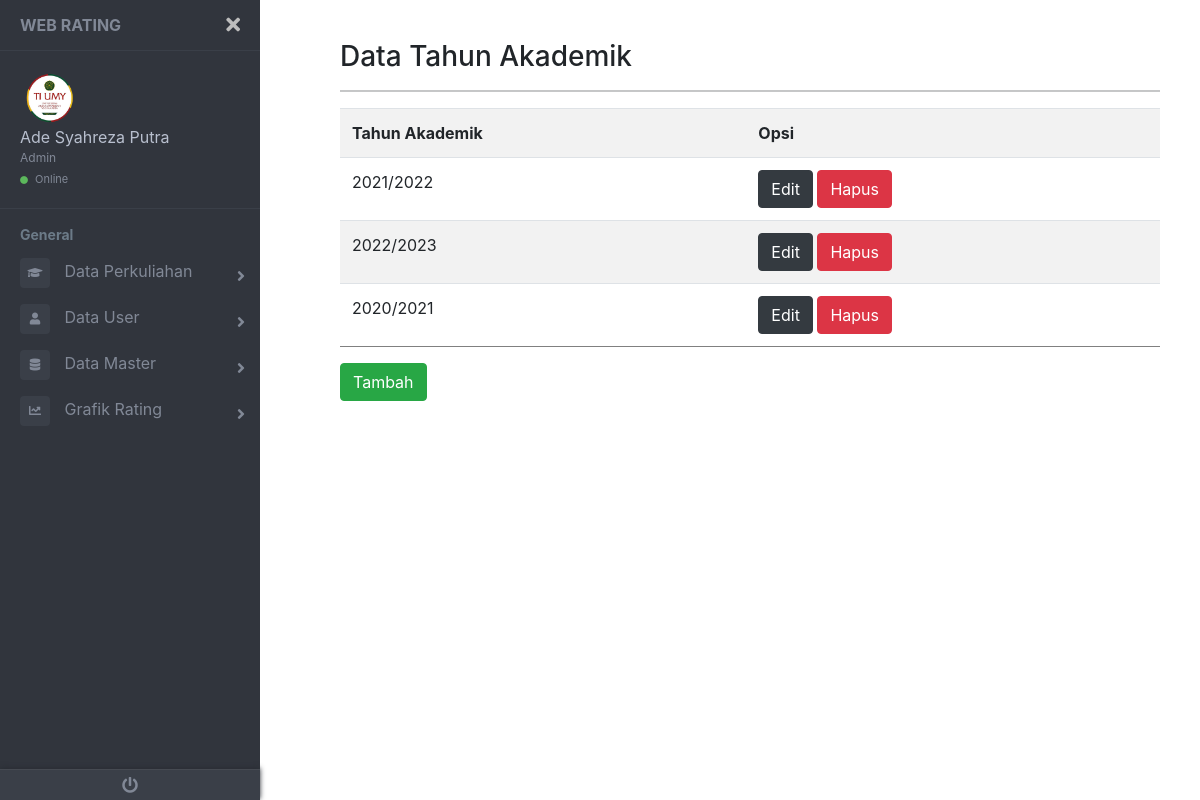
The page /admin/thnakademik/index.php (signed in) on the database its author committed.
### tables this page shows
CREATE TABLE `user` (
  `id` int(11) NOT NULL,
  `nik_nim` varchar(50) NOT NULL,
  `username` varchar(200) NOT NULL,
  `nama` varchar(200) NOT NULL,
  `password` varchar(100) NOT NULL,
  `level` varchar(200) NOT NULL
);

CREATE TABLE `tahunakademik` (
  `id` int(11) NOT NULL,
  `thn` varchar(100) NOT NULL
);

### admin/thnakademik/index.php (the view, shortened to what this page needs)
<!DOCTYPE html>
<html lang="en">
<head>
    <link rel="stylesheet" href="../../asset/css/bootstrap.css">
    <link rel="stylesheet" href="../../asset/css/sidebar.css">
    <link href="//maxcdn.bootstrapcdn.com/bootstrap/4.0.0/css/bootstrap.min.css" rel="stylesheet" id="bootstrap-css">
    <link href="https://use.fontawesome.com/releases/v5.0.6/css/all.css" rel="stylesheet">
    <link href="https://maxcdn.bootstrapcdn.com/bootstrap/4.0.0/css/bootstrap.min.css" rel="stylesheet">
</head>
<body>
    <div class="page-wrapper chiller-theme toggled">
        <nav id="sidebar" class="sidebar-wrapper">
            <div class="sidebar-content">
                <div class="sidebar-brand">
                    <a href="../index.php">Web Rating</a>
                    <div id="close-sidebar">
                        <i class="fas fa-times"></i>
                    </div>
                </div>
                <div class="sidebar-header">
                    <div class="user-pic">
                        <img class="img-responsive img-rounded" src="../../asset/images/logo1.png" alt="User Picture">
                    </div>
                    <div class="user-info">
                        <span class="user-name">
                            <?php
                            include "../../get_profile.php";
                            ?>
                        </span>
                        <span class="user-role">Admin</span>
                        <span class="user-status">
                            <i class="fa fa-circle"></i>
                            <span>Online</span>
                        </span>
                    </div>
                </div>
                <div class="sidebar-menu">
                    <ul>
                        <li class="header-menu">
                            <span>General</span>
                        </li>
                        <li class="sidebar-dropdown">
                            <a href="#">
                                <i class="fa fa-graduation-cap"></i>
                                <span>Data Perkuliahan</span>
                            </a>
                        </li>
                        <li class=sidebar-dropdown>
                            <a href="#">
                                <i class="fa fa-user"></i>
                                <span>Data User</span>
                            </a>
                        </li>
                        <li class="sidebar-dropdown">
                                <a href="#">
                                    <i class="fas fa-database"></i>
                                    <span>Data Master</span>
                                </a>
                            </li>
                        <li class="sidebar-dropdown">
                            <a href="#">
                                <i class="fa fa-chart-line"></i>
                                <span>Grafik Rating</span>
                            </a>
                        </li>
                    </ul>
                </div>
            </div>
            <div class="sidebar-footer">
                <a href="../../aut/logout.php">
                    <i class="fa fa-power-off"></i>
                </a>
            </div>
        </nav>
        <main class="page-content">
            <div class="container-fluid">
                <h3>Data Tahun Akademik</h3>
                <hr>
                <div class="table table-striped">
                    <table style="width:100%">
                        <tr>
                            <th>Tahun Akademik</th>
                            <th>Opsi</th>
                        </tr>
                        <?php
                        include "../../koneksi.php";
                        $sql = $pdo->prepare("select * from tahunakademik");
                        $sql->execute();
                        while($data = $sql->fetch()){
                            ?>
                            <tr>
                                <td><?php echo $data['thn']; ?></td>
                                <td>
                                    <a type="button" class="btn btn-dark" href="aksi_edit.php?id=<?php echo $data['id']; ?>">Edit</a>
                                    <a type="button" class="btn btn-danger" href="hapus.php?id=<?php echo $data['id']; ?>" onClick="return confirm('ingin menghapus data?')">Hapus</a>
                                </td>
                            </tr>
                            <?php } ?>
                    </table>
                </div>
                <form action="" method="post" enctype="multipart/form-data">
                    <a type="submit" class="btn btn-success" href="tambah.php">Tambah</a>
                </form>
            </div>
        </main>
    </div>
</body>
</html>

### get_profile.php
<?php
include "koneksi.php";
$username = $_SESSION['username'];
$query = "SELECT nama FROM user WHERE username = '".$username."'";
$result = mysqli_query($koneksi, $query);
if(mysqli_num_rows($result)>0)
{
    $row = mysqli_fetch_array($result);
    $nama = $row["nama"];
    echo $nama;
}
else
{
    echo "No record found";
}
?>

### rows shown on the page
user: nama "Ade Syahreza Putra"
tahunakademik: thn "2021/2022"
tahunakademik: thn "2022/2023"
tahunakademik: thn "2020/2021"
